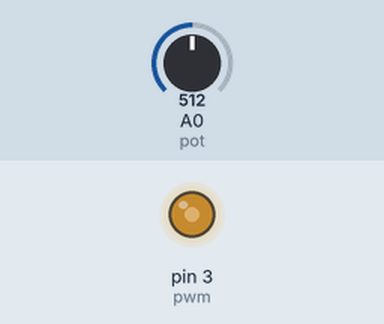
This sketch was run on a simulated Arduino Uno, built with avr-gcc and run on an emulated ATmega328P. On the bench: output pins drawn as LEDs (lit = HIGH). The inputs (shaded band) are chosen by the test bench; at power-on: A0 (pot) = 512.

Above: at 1.2 s.
1.3 s: A0 (pot) set to 716
At 2.1 s:
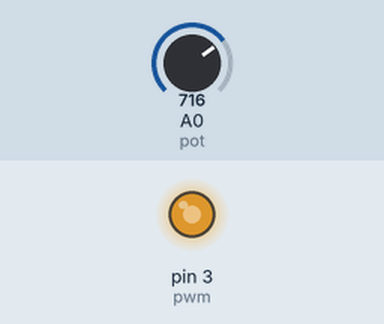
2.8 s: A0 (pot) set to 900
At 3.2 s:
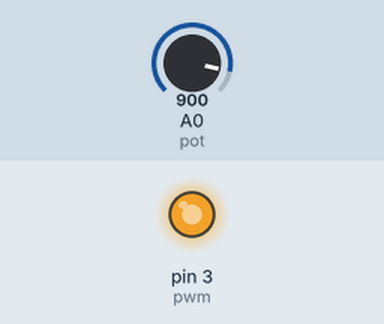
4.3 s: A0 (pot) set to 122
At 5.5 s:
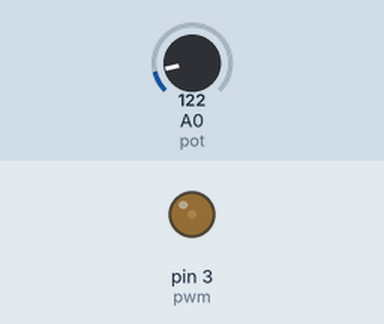
5.8 s: A0 (pot) set to 0
At 6.7 s:
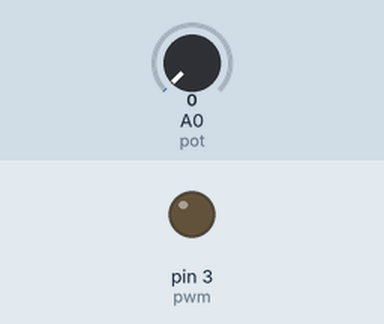
Timing chart, 0 to 8.3 s (numbered marks = the images above; inputs shaded):
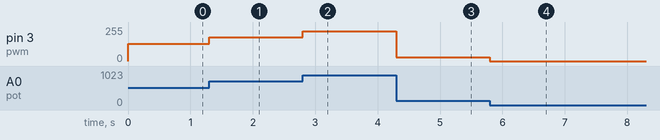

Measured:
- after the input at 1.3 s, pin 3 (pwm): 128/255 → 179/255 at once
- after the input at 2.8 s, pin 3 (pwm): 179/255 → 225/255 at once
- after the input at 4.3 s, pin 3 (pwm): 225/255 → 30/255 at once
- after the input at 5.8 s, pin 3 (pwm): 30/255 → 0/255 at once

The sketch:

Circuito.ino
```cpp
// C++ code
//
int pwm = 3; // pin del arduino donde se conecta el led
int brillo;
int pot = 0;

void setup()
{
  pinMode(pwm,OUTPUT);
  //analogWrite(pwm,255);
  // Las entradas anal?gicas no requiere inicializaci?n
}

void loop()
{
  /*for (led = 0; led <= 255 ; led++) {
    analogWrite(pwm,led);
    delay(25);
  }
  for (led = 255; led >= 0 ; led--){
    analogWrite(pwm,led);
  }*/

  // Control con potenciometro

  // El valor de entrada anal?gica es de 0 a 1023
  // Se debe dividir entre 4 (en 1023 hay 4 veces 255)
  brillo = analogRead(pot)/4;
  analogWrite(pwm,brillo);
}
```
